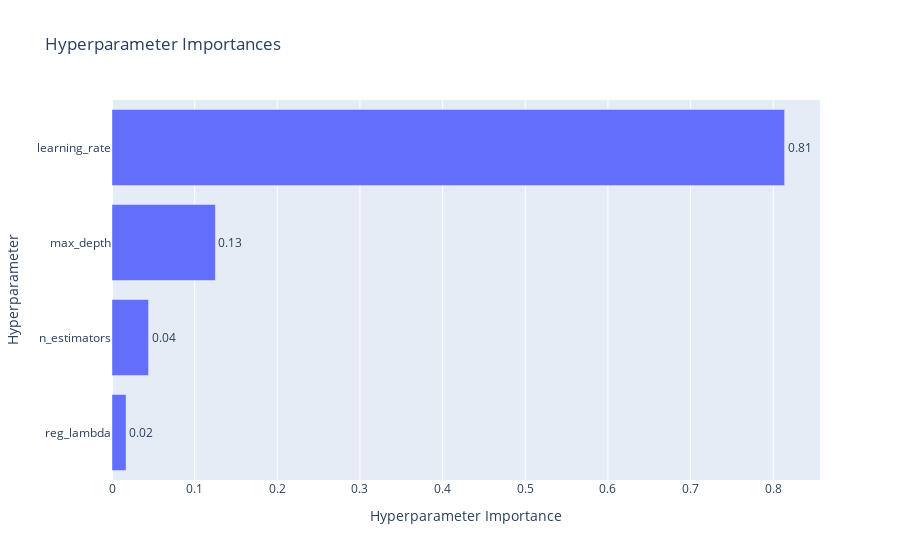

The notebook cell saved with this chart:
### Markdown cell above
The depth of the tree and the learning rate matter much, much more than other features!

### Code cell
def objective_lgb(trial):
    model = LGBMRegressor(
        n_estimators=trial.suggest_int("n_estimators", 1000, 2500),
        learning_rate=trial.suggest_float("learning_rate", 0.01, 0.3),
        max_depth=trial.suggest_int("max_depth", 3, 10),
        reg_lambda=trial.suggest_float("reg_lambda", 1, 10),
        objective="mae",
        random_state=42,
        verbose=-1,
    )
    model.fit(X_train, y_train)
    y_pred = model.predict(X_valid)
    return mean_absolute_error(y_valid, y_pred)  # type: ignore


study_lgb = optuna.create_study(
    study_name="LGBM Hyperparameter Tuning", direction="minimize"
)
study_lgb.optimize(objective_lgb, n_trials=50)

plot_param_importances(study_lgb)

### Figure 1 — Plotly figure (JSON) as saved in the notebook; plotly's stock layout.template omitted (floating-point values rounded to 4 significant figures)
{"data": [{"cliponaxis": false, "hovertemplate": ["reg_lambda (FloatDistribution): 0.016994669858449725<extra></extra>", "n_estimators (IntDistribution): 0.044214916305498154<extra></extra>", "max_depth (IntDistribution): 0.12505351729450792<extra></extra>", "learning_rate (FloatDistribution): 0.8137368965415441<extra></extra>"], "name": "Objective Value", "orientation": "h", "text": ["0.02", "0.04", "0.13", "0.81"], "textposition": "outside", "type": "bar", "x": [0.01699, 0.04421, 0.1251, 0.8137], "y": ["reg_lambda", "n_estimators", "max_depth", "learning_rate"]}], "layout": {"title": {"text": "Hyperparameter Importances"}, "xaxis": {"title": {"text": "Hyperparameter Importance"}}, "yaxis": {"title": {"text": "Hyperparameter"}}}}
